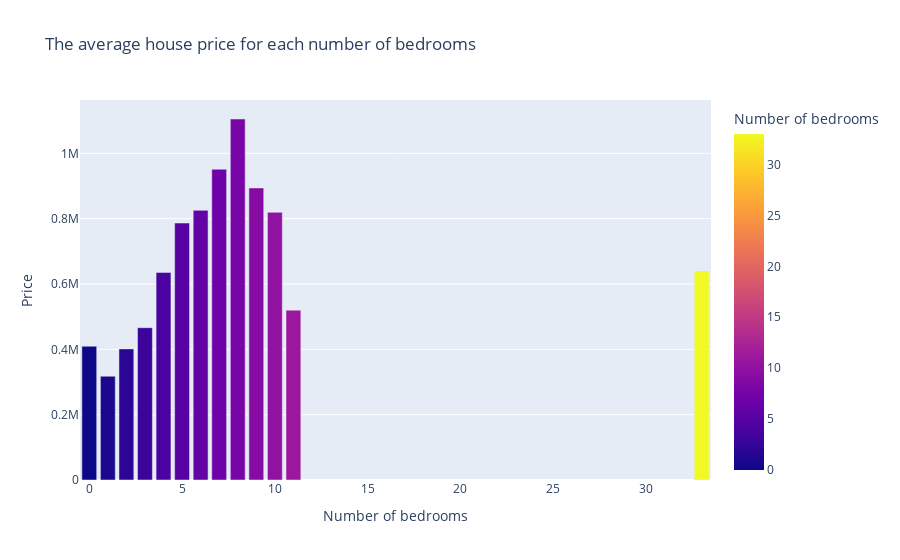

Notebook cell for this chart:
### Markdown cell above
### Average house price for number of bedrooms

### Code cell
bedrooms_price_df = pd.DataFrame({'Number of bedrooms' : sorted(data['bedrooms'].unique()),
                                  'Price' : data.groupby('bedrooms')['price'].mean()})
fig = px.bar(bedrooms_price_df, x='Number of bedrooms',  y='Price', title='The average house price for each number of bedrooms',
             color='Number of bedrooms')
fig.show()

### Figure 1 — Plotly figure (JSON) as saved in the notebook; plotly's stock layout.template omitted (floating-point values rounded to 4 significant figures)
{"data": [{"alignmentgroup": "True", "hovertemplate": "Number of bedrooms=%{marker.color}<br>Price=%{y}<extra></extra>", "legendgroup": "", "marker": {"color": [0, 1, 2, 3, 4, 5, 6, 7, 8, 9, 10, 11, 33], "coloraxis": "coloraxis", "pattern": {"shape": ""}}, "name": "", "offsetgroup": "", "orientation": "v", "showlegend": false, "textposition": "auto", "type": "bar", "x": [0, 1, 2, 3, 4, 5, 6, 7, 8, 9, 10, 11, 33], "xaxis": "x", "y": [409500.0, 317600.0, 401400.0, 466200.0, 635400.0, 786600.0, 825500.0, 951200.0, 1105000.0, 894000.0, 819300.0, 520000, 640000], "yaxis": "y"}], "layout": {"barmode": "relative", "coloraxis": {"colorbar": {"title": {"text": "Number of bedrooms"}}, "colorscale": [[0, "#0d0887"], [0.1111, "#46039f"], [0.2222, "#7201a8"], [0.3333, "#9c179e"], [0.4444, "#bd3786"], [0.5556, "#d8576b"], [0.6667, "#ed7953"], [0.7778, "#fb9f3a"], [0.8889, "#fdca26"], [1, "#f0f921"]]}, "legend": {"tracegroupgap": 0}, "title": {"text": "The average house price for each number of bedrooms"}, "xaxis": {"anchor": "y", "domain": [0, 1], "title": {"text": "Number of bedrooms"}}, "yaxis": {"anchor": "x", "domain": [0, 1], "title": {"text": "Price"}}}}
